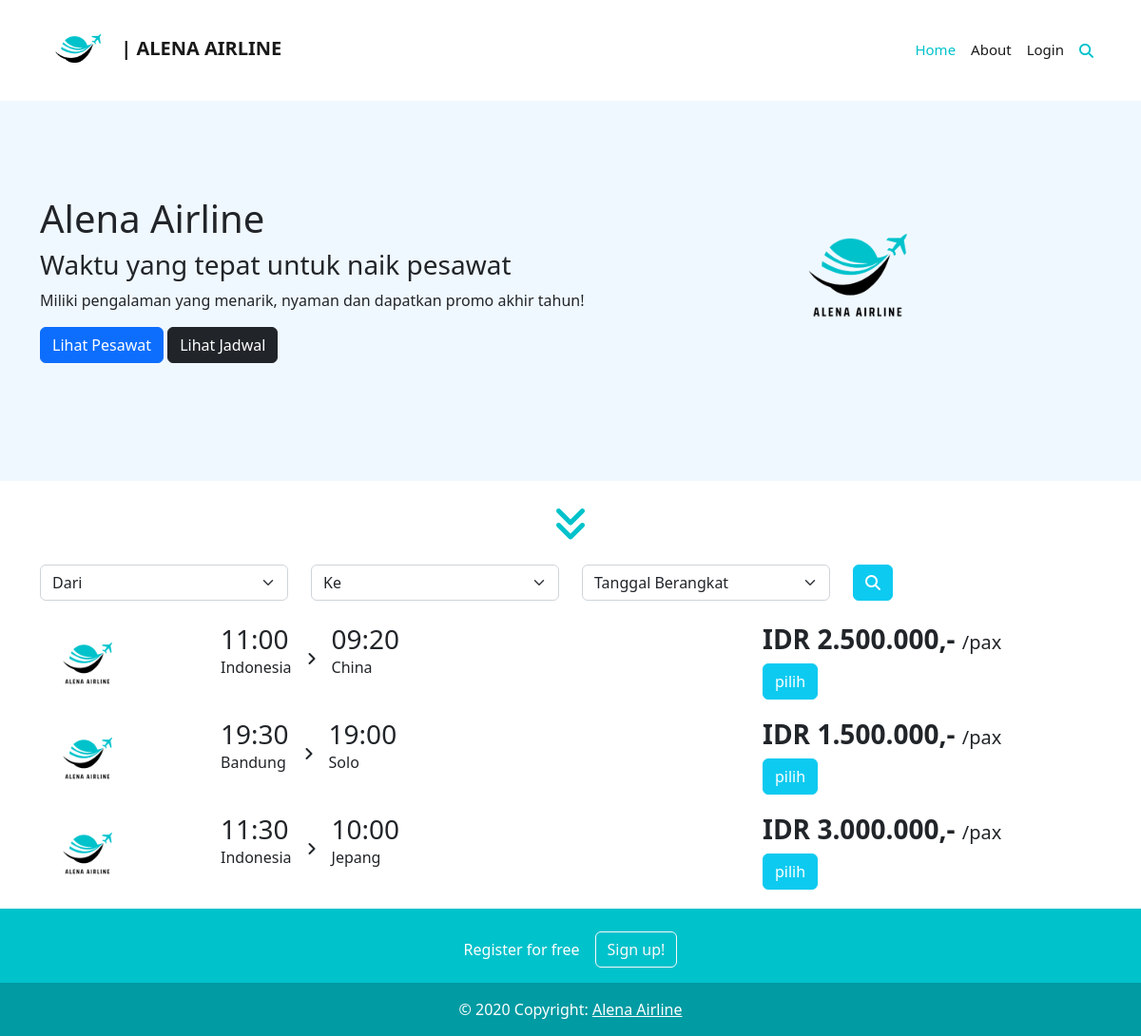
The page / on the database its author committed.
### tables this page shows
CREATE TABLE `flights` (
  `id` int(11) NOT NULL,
  `flight_no` int(11) NOT NULL,
  `plane_id` int(11) NOT NULL,
  `arrival_id` int(11) NOT NULL,
  `arrival` varchar(100) NOT NULL,
  `departure` varchar(100) NOT NULL,
  `date` varchar(100) NOT NULL,
  `timein` time NOT NULL,
  `timeout` time NOT NULL,
  `price` varchar(255) NOT NULL
);

CREATE TABLE `ref_arrivals` (
  `id` int(11) NOT NULL,
  `name` varchar(100) NOT NULL
);

### index.php (the view, shortened to what this page needs)
<!DOCTYPE html>
<html lang="en">
<head>
	<link rel="stylesheet" href="https://cdn.jsdelivr.net/npm/bootstrap@5.2.0/dist/css/bootstrap.min.css">
    <link rel="stylesheet" href="https://cdnjs.cloudflare.com/ajax/libs/font-awesome/6.2.0/css/all.min.css">
</head>
<body>
        <?php
            include 'connect.php';
            $sql = "SELECT * FROM flights
            JOIN planes ON flights.plane_id = planes.id
            JOIN ref_arrivals ON flights.arrival_id = ref_arrivals.id";
            $datas = $conn->query($sql);
        ?>
    <nav class="navbar navbar-expand-lg bg-white">
        <div class="container">
          <a class="navbar-brand" href="#">
            <img src="image/logo.png" width="80px" height="80px" alt="logo"> <strong>| ALENA AIRLINE</strong>
          </a>
          <div class="collapse navbar-collapse" id="navbarSupportedContent">
            <ul class="navbar-nav mb-2 mb-lg-0">
              <li class="nav-item">
                <a class="nav-link active" aria-current="page" href="#" style="color: #00c2cb; font-size: 15px;">Home</a>
              </li>
              <li class="nav-item">
                <a class="nav-link active" aria-current="page" href="about.php" style="font-size: 15px;">About</a>
              </li>
              <li class="nav-item dropdown">
                <a class="nav-link active" aria-current="page" href="admin/login.php" style="font-size: 15px;">Login</a>
              </li>
              <li class="nav-item">
                <a class="nav-link">
                    <i class="fa fa-search" aria-hidden="true" style="color: #00c2cb; font-size: 15px;"></i>
                </a>
              </li>
            </ul>
          </div>
        </div>
    </nav>
    <div id="carouselExampleSlidesOnly" class="carousel slide" data-bs-ride="carousel">
        <div class="carousel-inner">
          <div class="carousel-item active">
                <div class="carousel-wrapper d-flex align-items-center">
                    <div class="container">
                        <div class="row">
                            <div class="col-8">
                                <h1>Alena Airline</h1>
                                <h3>Waktu yang tepat untuk naik pesawat</h3>
                                <p>Miliki pengalaman yang menarik, nyaman dan dapatkan promo akhir tahun! </p>
                                <button type="button" class="btn btn-primary">Lihat Pesawat</button>
                                <button type="button" class="btn btn-dark">Lihat Jadwal</button>
                            </div>
                            <div class="col-4">
                                <div m-auto>
                                    <img src="image/Logo2.png" width="200px" height="200px" alt="log2">
                                </div>
                            </div>
                        </div>
                    </div>
                </div>
            </div>
        </div>
    </div>
    <br>
    <div>
        <i class="fa-solid fa-angles-down text-center d-block" style="color: #00c2cb; font-size: 40px;"></i>
    </div>
    <br>
    <div class="container">
        <form action="<?php echo $_SERVER['PHP_SELF']; ?>" method ="post">
            <div class="row">
                <div class="col-3">
                    <select class="form-select" aria-label="Default select example" name ="departure">
                        <option selected>Dari</option>
                    </select>
                </div>
                <div class="col-3">
                    <select class="form-select" aria-label="Default select example" name ="arrival">
                        <option selected>Ke</option>
                    </select>
                </div>
                <div class="col-3">
                    <select class="form-select" aria-label="Default select example" name="date">
                        <option selected>Tanggal Berangkat</option>
                    </select>
                </div>
                <div class="col-3">
                    <button type="submit" name="filter_submit" class="btn btn-info text-white"><i class="fa fa-search" aria-hidden="true"></i></button>
                </div>
            </div>
        </form>
    </div>
<br>
    <div class="container-wrapper">
        <?php
            foreach($datas as $data):?>
        <?php
            $timein = date_create($data['timein']);
            $timeout = date_create($data['timeout']);
        ?>
        <div class="container">
        <div class="bg-white">
            <div class="row">
                <div class="col-2">
                    <img src="image/Logo2.png" alt="logo2" width="100px" height="100px">
                </div>
                <div class="col-6">
                    <div class="d-flex align-items-center gap-3">
                        <div>
                            <h3 class="mb-0"><?php echo date_format($timein, "H:i"); ?></h3>
                            <p><?php echo $data['name']; ?></p>
                        </div>
                        <div>
                            <i class="fa-solid fa-angle-right"></i>
                        </div>
                        <div>
                            <h3 class="mb-0"><?php echo date_format($timeout, "H:i"); ?></h3>
                            <p><?php echo $data['departure']; ?></p>
                        </div>
                    </div>
                </div>
                <div class="col-4">
                    <h3>
                        <strong>IDR <?php echo number_format($data['price'], 0, ",", "."); ?>,-</strong>
                        <span style="font-size: 20px">/pax</span>
                    </h3>
                    <button type="button" class="btn btn-info text-white">pilih</button>
                </div>
            </div>
            </div>
        </div>
        <?php endforeach; ?>
    </div>
<section class="">
<footer class="text-center text-white" style="background-color: #00c2cb;">
  <div class="container p-4 pb-0">
    <section class="">
      <p class="d-flex justify-content-center align-items-center">
        <span class="me-3">Register for free</span>
        <button type="button" class="btn btn-outline-light btn-rounded">
          Sign up!
        </button>
      </p>
    </section>
  </div>
  <div class="text-center p-3" style="background-color: rgba(0, 0, 0, 0.2);">
    © 2020 Copyright:
    <a class="text-white" href="#">Alena Airline</a>
  </div>
</footer>
</section>
</body>
</html>

### index.php (style rules this page uses)
.carousel-wrapper { height: 400px; background-color: aliceblue; }

### rows shown on the page
flights: timein "11:00", ref_arrivals.name "Indonesia", timeout "09:20", departure "China", price "2.500.000"
flights: timein "19:30", ref_arrivals.name "Bandung", timeout "19:00", departure "Solo", price "1.500.000"
flights: timein "11:30", ref_arrivals.name "Indonesia", timeout "10:00", departure "Jepang", price "3.000.000"
